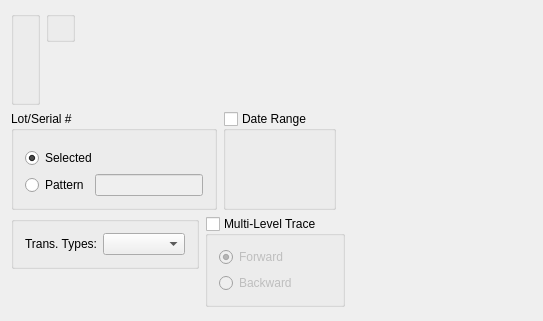
<?xml version="1.0" encoding="UTF-8"?>
<ui version="4.0">
 <comment>This file is part of the xTuple ERP: PostBooks Edition, a free and
open source Enterprise Resource Planning software suite,
Copyright (c) 1999-2010 by OpenMFG LLC, d/b/a xTuple.
It is licensed to you under the Common Public Attribution License
version 1.0, the full text of which (including xTuple-specific Exhibits)
is available at www.xtuple.com/CPAL.  By using this software, you agree
to be bound by its terms.</comment>
 <class>dspDetailedInventoryHistoryByLotSerial</class>
 <widget class="QWidget" name="dspDetailedInventoryHistoryByLotSerial">
  <property name="geometry">
   <rect>
    <x>0</x>
    <y>0</y>
    <width>543</width>
    <height>321</height>
   </rect>
  </property>
  <property name="baseSize">
   <size>
    <width>0</width>
    <height>0</height>
   </size>
  </property>
  <property name="windowTitle">
   <string>Detailed Inventory History by Lot/Serial #</string>
  </property>
  <layout class="QVBoxLayout" name="verticalLayout_5">
   <item>
    <layout class="QHBoxLayout" name="horizontalLayout_4">
     <item>
      <widget class="QGroupBox" name="_itemGroup">
       <property name="title">
        <string/>
       </property>
       <layout class="QHBoxLayout" name="horizontalLayout_3">
        <item>
         <widget class="ItemCluster" name="_item">
          <property name="minimumSize">
           <size>
            <width>0</width>
            <height>0</height>
           </size>
          </property>
          <property name="focusPolicy">
           <enum>Qt::StrongFocus</enum>
          </property>
         </widget>
        </item>
       </layout>
      </widget>
     </item>
     <item>
      <layout class="QVBoxLayout" name="verticalLayout">
       <item>
        <widget class="WarehouseGroup" name="_warehouse">
         <property name="sizePolicy">
          <sizepolicy hsizetype="Preferred" vsizetype="Preferred">
           <horstretch>0</horstretch>
           <verstretch>0</verstretch>
          </sizepolicy>
         </property>
         <property name="focusPolicy">
          <enum>Qt::StrongFocus</enum>
         </property>
         <property name="fixedSize">
          <bool>false</bool>
         </property>
        </widget>
       </item>
       <item>
        <spacer name="verticalSpacer">
         <property name="orientation">
          <enum>Qt::Vertical</enum>
         </property>
         <property name="sizeHint" stdset="0">
          <size>
           <width>20</width>
           <height>0</height>
          </size>
         </property>
        </spacer>
       </item>
      </layout>
     </item>
     <item>
      <spacer name="horizontalSpacer_3">
       <property name="orientation">
        <enum>Qt::Horizontal</enum>
       </property>
       <property name="sizeHint" stdset="0">
        <size>
         <width>0</width>
         <height>20</height>
        </size>
       </property>
      </spacer>
     </item>
    </layout>
   </item>
   <item>
    <layout class="QHBoxLayout" name="horizontalLayout_5">
     <item>
      <widget class="QGroupBox" name="_lotserialGroup">
       <property name="sizePolicy">
        <sizepolicy hsizetype="Expanding" vsizetype="Fixed">
         <horstretch>0</horstretch>
         <verstretch>0</verstretch>
        </sizepolicy>
       </property>
       <property name="title">
        <string>Lot/Serial #</string>
       </property>
       <layout class="QGridLayout" name="gridLayout_6">
        <item row="0" column="0">
         <layout class="QHBoxLayout" name="horizontalLayout">
          <item>
           <layout class="QVBoxLayout" name="verticalLayout_2">
            <property name="topMargin">
             <number>6</number>
            </property>
            <item>
             <widget class="QRadioButton" name="_selected">
              <property name="text">
               <string>Selected</string>
              </property>
              <property name="checked">
               <bool>true</bool>
              </property>
             </widget>
            </item>
           </layout>
          </item>
          <item>
           <widget class="LotserialCluster" name="_lotSerial">
            <property name="focusPolicy">
             <enum>Qt::StrongFocus</enum>
            </property>
           </widget>
          </item>
         </layout>
        </item>
        <item row="1" column="0">
         <layout class="QHBoxLayout" name="horizontalLayout_2">
          <item>
           <widget class="QRadioButton" name="_pattern">
            <property name="text">
             <string>Pattern</string>
            </property>
           </widget>
          </item>
          <item>
           <widget class="XLineEdit" name="_lotSerialPattern">
            <property name="enabled">
             <bool>false</bool>
            </property>
           </widget>
          </item>
         </layout>
        </item>
       </layout>
      </widget>
     </item>
     <item>
      <widget class="QGroupBox" name="_dateGroup">
       <property name="title">
        <string>Date Range</string>
       </property>
       <property name="checkable">
        <bool>true</bool>
       </property>
       <property name="checked">
        <bool>false</bool>
       </property>
       <layout class="QGridLayout" name="gridLayout_5">
        <item row="0" column="0">
         <widget class="DateCluster" name="_dates">
          <property name="focusPolicy">
           <enum>Qt::StrongFocus</enum>
          </property>
         </widget>
        </item>
       </layout>
      </widget>
     </item>
     <item>
      <spacer name="horizontalSpacer_2">
       <property name="orientation">
        <enum>Qt::Horizontal</enum>
       </property>
       <property name="sizeHint" stdset="0">
        <size>
         <width>0</width>
         <height>20</height>
        </size>
       </property>
      </spacer>
     </item>
    </layout>
   </item>
   <item>
    <layout class="QHBoxLayout" name="horizontalLayout_6">
     <item>
      <layout class="QVBoxLayout" name="verticalLayout_3">
       <item>
        <widget class="QGroupBox" name="_transGroup">
         <property name="title">
          <string/>
         </property>
         <layout class="QGridLayout" name="gridLayout_3">
          <item row="0" column="0">
           <widget class="QLabel" name="_transTypeLit">
            <property name="text">
             <string>Trans. Types:</string>
            </property>
            <property name="alignment">
             <set>Qt::AlignRight|Qt::AlignTrailing|Qt::AlignVCenter</set>
            </property>
           </widget>
          </item>
          <item row="0" column="1">
           <widget class="XComboBox" name="_transType">
            <property name="sizePolicy">
             <sizepolicy hsizetype="Expanding" vsizetype="Fixed">
              <horstretch>0</horstretch>
              <verstretch>0</verstretch>
             </sizepolicy>
            </property>
           </widget>
          </item>
         </layout>
        </widget>
       </item>
       <item>
        <spacer name="verticalSpacer_2">
         <property name="orientation">
          <enum>Qt::Vertical</enum>
         </property>
         <property name="sizeHint" stdset="0">
          <size>
           <width>20</width>
           <height>0</height>
          </size>
         </property>
        </spacer>
       </item>
      </layout>
     </item>
     <item>
      <layout class="QVBoxLayout" name="verticalLayout_4">
       <item>
        <widget class="QGroupBox" name="_traceGroup">
         <property name="title">
          <string>Multi-Level Trace</string>
         </property>
         <property name="checkable">
          <bool>true</bool>
         </property>
         <property name="checked">
          <bool>false</bool>
         </property>
         <layout class="QGridLayout" name="gridLayout_4">
          <item row="0" column="0">
           <widget class="QRadioButton" name="_forward">
            <property name="text">
             <string>Forward</string>
            </property>
            <property name="checked">
             <bool>true</bool>
            </property>
           </widget>
          </item>
          <item row="1" column="0">
           <widget class="QRadioButton" name="_backward">
            <property name="text">
             <string>Backward</string>
            </property>
           </widget>
          </item>
         </layout>
        </widget>
       </item>
       <item>
        <spacer name="verticalSpacer_3">
         <property name="orientation">
          <enum>Qt::Vertical</enum>
         </property>
         <property name="sizeHint" stdset="0">
          <size>
           <width>20</width>
           <height>0</height>
          </size>
         </property>
        </spacer>
       </item>
      </layout>
     </item>
     <item>
      <spacer name="horizontalSpacer">
       <property name="orientation">
        <enum>Qt::Horizontal</enum>
       </property>
       <property name="sizeHint" stdset="0">
        <size>
         <width>0</width>
         <height>20</height>
        </size>
       </property>
      </spacer>
     </item>
    </layout>
   </item>
  </layout>
 </widget>
 <layoutdefault spacing="6" margin="11"/>
 <pixmapfunction>qPixmapFromMimeSource</pixmapfunction>
 <customwidgets>
  <customwidget>
   <class>DateCluster</class>
   <extends>QWidget</extends>
   <header>datecluster.h</header>
  </customwidget>
  <customwidget>
   <class>ItemCluster</class>
   <extends>QWidget</extends>
   <header>itemcluster.h</header>
   <container>1</container>
  </customwidget>
  <customwidget>
   <class>LotserialCluster</class>
   <extends>QWidget</extends>
   <header>lotserialcluster.h</header>
  </customwidget>
  <customwidget>
   <class>WarehouseGroup</class>
   <extends>QGroupBox</extends>
   <header>warehousegroup.h</header>
  </customwidget>
  <customwidget>
   <class>XComboBox</class>
   <extends>QComboBox</extends>
   <header>xcombobox.h</header>
  </customwidget>
  <customwidget>
   <class>XLineEdit</class>
   <extends>QLineEdit</extends>
   <header>xlineedit.h</header>
   <container>1</container>
  </customwidget>
 </customwidgets>
 <tabstops>
  <tabstop>_item</tabstop>
  <tabstop>_selected</tabstop>
  <tabstop>_lotSerial</tabstop>
  <tabstop>_pattern</tabstop>
  <tabstop>_lotSerialPattern</tabstop>
  <tabstop>_transType</tabstop>
  <tabstop>_dates</tabstop>
  <tabstop>_warehouse</tabstop>
  <tabstop>_traceGroup</tabstop>
  <tabstop>_forward</tabstop>
  <tabstop>_backward</tabstop>
 </tabstops>
 <resources/>
 <connections>
  <connection>
   <sender>_pattern</sender>
   <signal>toggled(bool)</signal>
   <receiver>_lotSerialPattern</receiver>
   <slot>setEnabled(bool)</slot>
   <hints>
    <hint type="sourcelabel">
     <x>58</x>
     <y>219</y>
    </hint>
    <hint type="destinationlabel">
     <x>147</x>
     <y>219</y>
    </hint>
   </hints>
  </connection>
  <connection>
   <sender>_item</sender>
   <signal>privateIdChanged(int)</signal>
   <receiver>_lotSerial</receiver>
   <slot>setItemId(int)</slot>
   <hints>
    <hint type="sourcelabel">
     <x>166</x>
     <y>46</y>
    </hint>
    <hint type="destinationlabel">
     <x>173</x>
     <y>164</y>
    </hint>
   </hints>
  </connection>
 </connections>
</ui>
